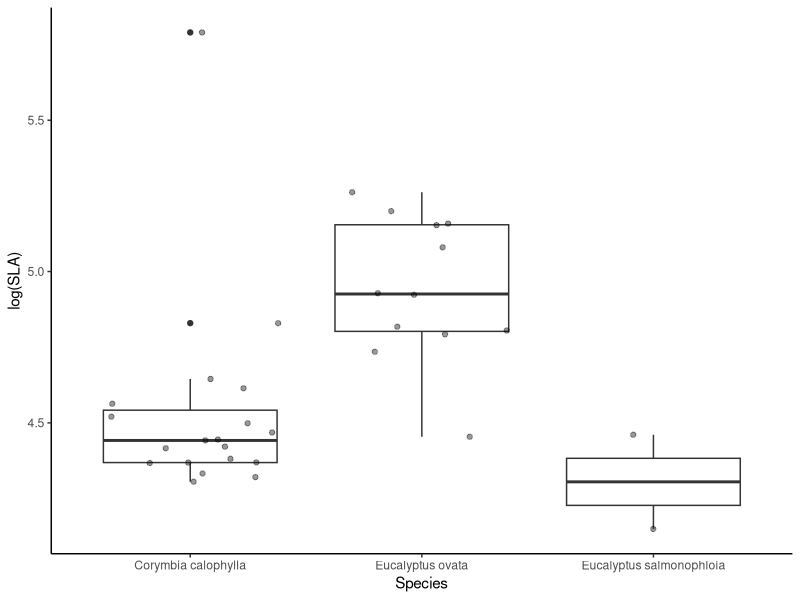
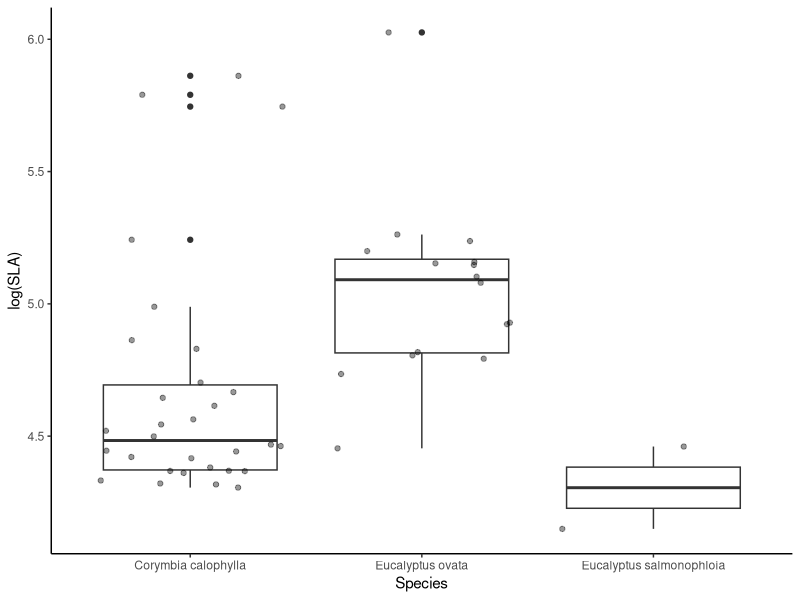
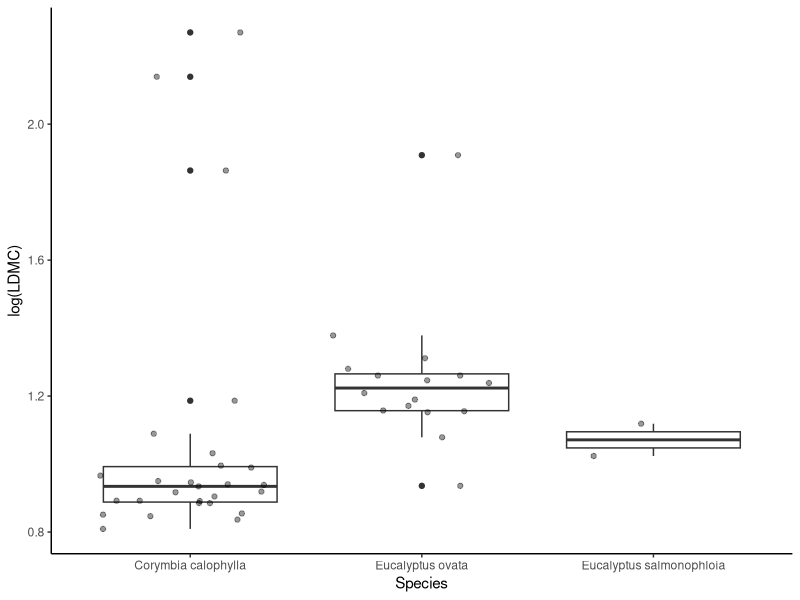
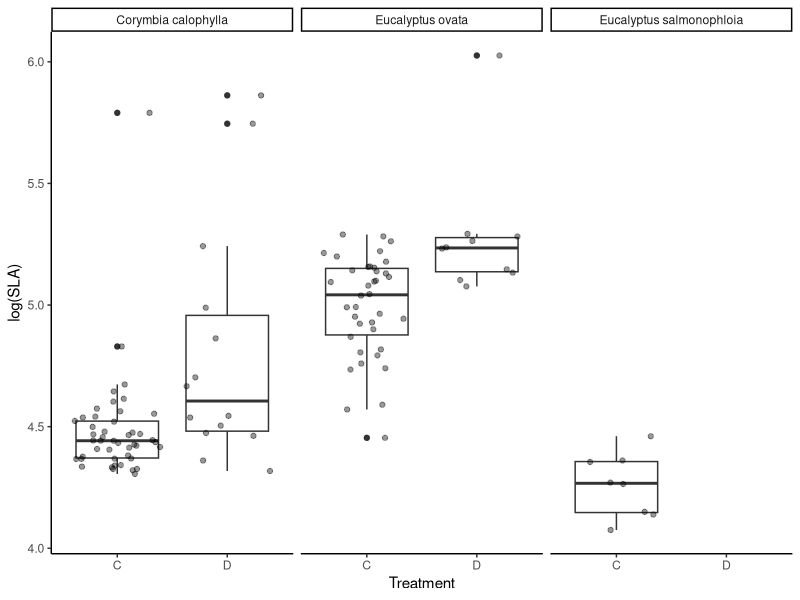
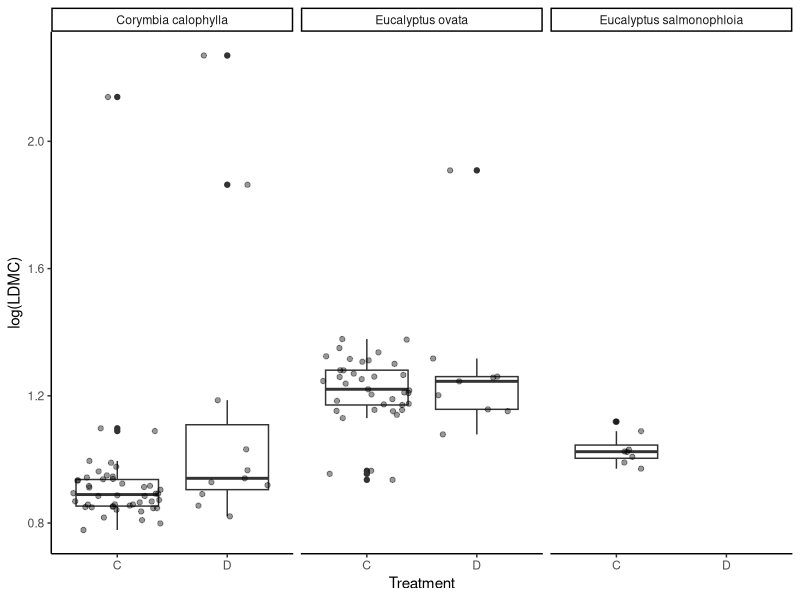
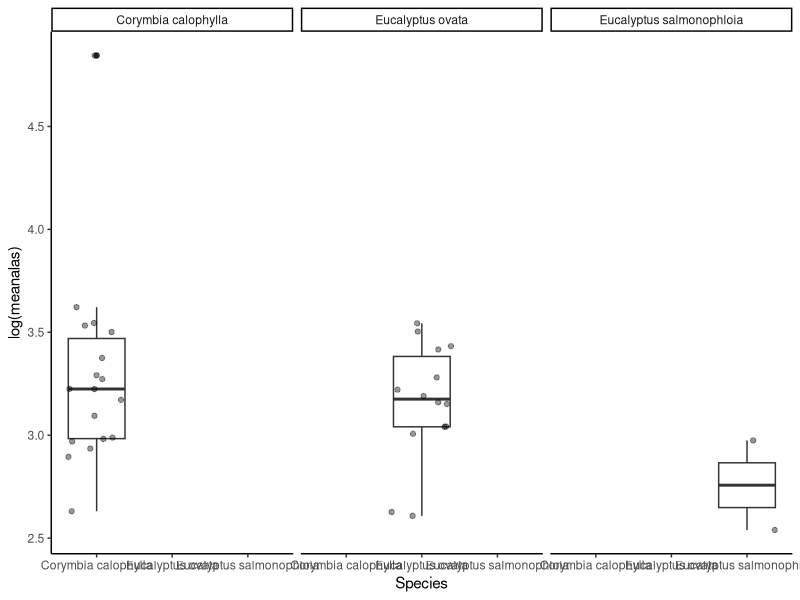

Source code (R) for these figures, in order:
####### Euc glasshouse analysis
#July 2021

library(tidyverse)
library(ggplot2)

#Starting with 2020 plants

data2020plants <- read_csv("Data/Final_harvest_data_2020_plants.csv")
leafarea2020plants <- read_csv("Data/leaf_area_2020_plants.csv")

#Merging leaf area from leaf scans for each individual
#Need to filter out the one NA first
#Filtering to one row at the end
leafareadata <- leafarea2020plants %>% filter(!is.na(Leaf_area)) %>% group_by(Species, Pot_number, Plant_part) %>% 
  mutate(leaf_area_total = sum(Leaf_area)) %>% filter(row_number() == 1) %>%
  select(Species, Pot_number, Plant_part, leaf_area_total)
alldata <- left_join(data2020plants, leafareadata)

traitdata <- alldata %>% mutate(SLA = leaf_area_total/Dry_mass_g,
                           LDMC = Fresh_mass_g/Dry_mass_g)

#Import data on control or drought
treatment <- read_csv("Data/treatments_2020_plants.csv")
alltraitdata <- left_join(traitdata, treatment)

#Chrissy calculated SLA and LDMC as one value per plant - total leaf area from branches
# and remaining. So I need to combine leaf areas from terminal branches and Rest_leaves
#CC7C - didn't scan leaves, but have fresh and dry weights for calculating LDMC.

sladata <- alltraitdata %>% filter(!is.na(leaf_area_total)) %>%
  group_by(Species, Pot_number) %>% mutate(leaf_area_total_plant = sum(leaf_area_total)) %>%
  filter(row_number() == 1)

## LDMC data
#Note that there are a lot of NAs here for now, because some dry weights missing from Rest_leaves
#If I don't get those values, can filter by dry mass too and just use what we have
ldmcdata <- alltraitdata %>% filter(!is.na(Fresh_mass_g)) %>% group_by(Species, Pot_number) %>%
  mutate(ldmc_total_plant = sum(LDMC)) %>% filter(row_number() == 1)

ldmcdatanona <- alltraitdata %>% filter(!is.na(Fresh_mass_g)) %>% filter(!is.na(Dry_mass_g)) %>%
  group_by(Species, Pot_number) %>% mutate(ldmc_total_plant = sum(LDMC)) %>% filter(row_number() == 1)

#### Plotting
sladata %>% filter(Treatment == "C") %>%
ggplot(aes(x = Species, y = log(SLA)))+
  geom_boxplot()+
  geom_jitter(alpha=0.4)+
  theme_classic()

ggplot(aes(x = Species, y = log(SLA)), data = sladata)+
  geom_boxplot()+
  geom_jitter(alpha=0.4)+
  theme_classic()

test <- aov(SLA ~ Species, sladata)
summary(test)
TukeyHSD(test)

ggplot(aes(x = Species, y = log(LDMC)), data = ldmcdatanona)+
  geom_boxplot()+
  geom_jitter(alpha=0.4)+
  theme_classic()

test <- aov(LDMC ~ Species, ldmcdatanona)
summary(test)
TukeyHSD(test)

ggplot(aes(x = Treatment, y = log(SLA)), data = alltraitdata)+
  geom_boxplot()+
  geom_jitter(alpha = 0.4)+
  theme_classic()+
  facet_wrap(~Species)

ggplot(aes(x = Treatment, y = log(LDMC)), data = alltraitdata)+
  geom_boxplot()+
  geom_jitter(alpha = 0.4)+
  theme_classic()+
  facet_wrap(~Species)

#Wood density #volume/dry mass
#Need to enter volume data?

##########AL:As
#Filtering out a few rows where notes say it's not a TB or has no leaf area or sapwood diameter (NAs)
alasdata <- alltraitdata %>% filter(Plant_part == "A" | Plant_part =="B" | Plant_part =="C") %>% 
  group_by(Species, Pot_number, Plant_part) %>% 
       mutate(sapwood_area = pi*(Diameter_TB_sapwood_mm/2)^2,
        al_as = leaf_area_total/sapwood_area) %>% filter(!is.na(al_as))
#Calculating mean AL:As per plant
meanalas <- alasdata %>% group_by(Species, Pot_number) %>% 
  summarise(meanalas = mean(al_as), sd = sd(al_as))

ggplot(aes(x = Species, y = log(meanalas)), data = meanalas)+
  geom_boxplot()+
  geom_jitter(alpha = 0.4)+
  theme_classic()+
  facet_wrap(~Species)

#Root traits
#Above:below ground biomass


